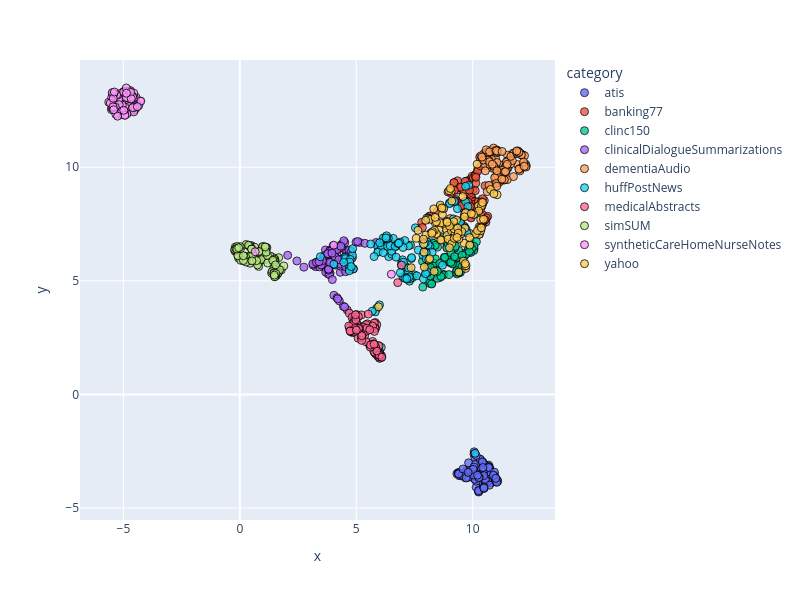

Notebook code cell kept with this figure:
### Code cell
dimensionality_reduction_plots(file_paths="./outputsTrain/*/mda_dim_scores.csv")
